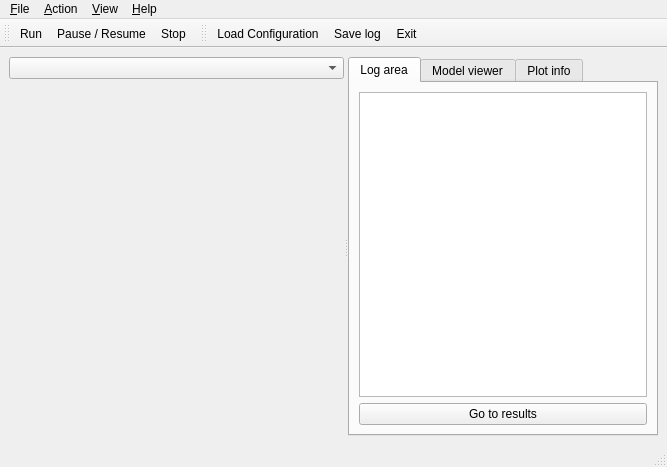
<?xml version="1.0" encoding="UTF-8"?>
<ui version="4.0">
 <class>MainWindow</class>
 <widget class="QMainWindow" name="MainWindow">
  <property name="windowModality">
   <enum>Qt::ApplicationModal</enum>
  </property>
  <property name="geometry">
   <rect>
    <x>0</x>
    <y>0</y>
    <width>667</width>
    <height>467</height>
   </rect>
  </property>
  <property name="sizePolicy">
   <sizepolicy hsizetype="Fixed" vsizetype="Fixed">
    <horstretch>1</horstretch>
    <verstretch>1</verstretch>
   </sizepolicy>
  </property>
  <property name="windowTitle">
   <string>FFSM - Forest Sector Simulator</string>
  </property>
  <property name="windowIcon">
   <iconset resource="resources.qrc">
    <normaloff>:/imgs/icon.png</normaloff>:/imgs/icon.png</iconset>
  </property>
  <property name="iconSize">
   <size>
    <width>24</width>
    <height>24</height>
   </size>
  </property>
  <widget class="QWidget" name="centralwidget">
   <property name="sizePolicy">
    <sizepolicy hsizetype="Fixed" vsizetype="Fixed">
     <horstretch>1</horstretch>
     <verstretch>1</verstretch>
    </sizepolicy>
   </property>
   <layout class="QHBoxLayout">
    <item>
     <widget class="QSplitter" name="splitter">
      <property name="orientation">
       <enum>Qt::Horizontal</enum>
      </property>
      <widget class="QWidget" name="layoutWidget">
       <layout class="QVBoxLayout">
        <item>
         <widget class="QComboBox" name="layerSelector">
          <property name="sizePolicy">
           <sizepolicy hsizetype="Preferred" vsizetype="Fixed">
            <horstretch>1</horstretch>
            <verstretch>0</verstretch>
           </sizepolicy>
          </property>
         </widget>
        </item>
        <item>
         <spacer>
          <property name="orientation">
           <enum>Qt::Vertical</enum>
          </property>
          <property name="sizeHint" stdset="0">
           <size>
            <width>200</width>
            <height>16</height>
           </size>
          </property>
         </spacer>
        </item>
        <item>
         <widget class="MapBox" name="mapBox" native="true">
          <property name="sizePolicy">
           <sizepolicy hsizetype="Expanding" vsizetype="Expanding">
            <horstretch>2</horstretch>
            <verstretch>2</verstretch>
           </sizepolicy>
          </property>
          <property name="minimumSize">
           <size>
            <width>300</width>
            <height>300</height>
           </size>
          </property>
         </widget>
        </item>
       </layout>
      </widget>
      <widget class="QTabWidget" name="tabWidget">
       <property name="currentIndex">
        <number>0</number>
       </property>
       <widget class="QWidget" name="log_area">
        <attribute name="title">
         <string>Log area</string>
        </attribute>
        <layout class="QVBoxLayout" name="verticalLayout">
         <item>
          <widget class="QTextEdit" name="logArea">
           <property name="whatsThis">
            <string>&lt;html&gt;&lt;head&gt;&lt;meta name=&quot;qrichtext&quot; content=&quot;1&quot; /&gt;&lt;style type=&quot;text/css&quot;&gt;
p, li { white-space: pre-wrap; }
&lt;/style&gt;&lt;/head&gt;&lt;body style=&quot; font-family:'Sans Serif'; font-size:9pt; font-weight:400; font-style:normal;&quot;&gt;
&lt;p style=&quot; margin-top:0px; margin-bottom:0px; margin-left:0px; margin-right:0px; -qt-block-indent:0; text-indent:0px;&quot;&gt;Run-time logs collecting area (can be saved)&lt;/p&gt;&lt;/body&gt;&lt;/html&gt;</string>
           </property>
          </widget>
         </item>
         <item>
          <widget class="QPushButton" name="viewResultsButton">
           <property name="toolTip">
            <string>&lt;html&gt;&lt;head/&gt;&lt;body&gt;&lt;p&gt;You will need a recent version of LibreOffice (or OpenOffice) installed on your system to view the results.&lt;/p&gt;&lt;p&gt;If you don't have it you can download it from &lt;a href=&quot;http://www.libreoffice.org&quot;&gt;&lt;span style=&quot; text-decoration: underline; color:#0000ff;&quot;&gt;http://www.libreoffice.org.&lt;/span&gt;&lt;/a&gt;&lt;/p&gt;&lt;p/&gt;&lt;/body&gt;&lt;/html&gt;</string>
           </property>
           <property name="locale">
            <locale language="English" country="UnitedKingdom"/>
           </property>
           <property name="text">
            <string>Go to results</string>
           </property>
          </widget>
         </item>
        </layout>
       </widget>
       <widget class="QWidget" name="model_viewer">
        <attribute name="title">
         <string>Model viewer</string>
        </attribute>
        <layout class="QHBoxLayout">
         <item>
          <widget class="QTreeWidget" name="statusView">
           <property name="whatsThis">
            <string>&lt;html&gt;&lt;head&gt;&lt;meta name=&quot;qrichtext&quot; content=&quot;1&quot; /&gt;&lt;style type=&quot;text/css&quot;&gt;
p, li { white-space: pre-wrap; }
&lt;/style&gt;&lt;/head&gt;&lt;body style=&quot; font-family:'Sans Serif'; font-size:9pt; font-weight:400; font-style:normal;&quot;&gt;
&lt;p style=&quot; margin-top:0px; margin-bottom:0px; margin-left:0px; margin-right:0px; -qt-block-indent:0; text-indent:0px;&quot;&gt;Run-time viewer of important model status variables&lt;/p&gt;&lt;/body&gt;&lt;/html&gt;</string>
           </property>
           <column>
            <property name="text">
             <string>1</string>
            </property>
           </column>
          </widget>
         </item>
        </layout>
       </widget>
       <widget class="QWidget" name="plot_info">
        <attribute name="title">
         <string>Plot info</string>
        </attribute>
        <layout class="QGridLayout">
         <item row="0" column="0">
          <widget class="QTextEdit" name="pxInfoArea">
           <property name="overwriteMode">
            <bool>false</bool>
           </property>
           <property name="textInteractionFlags">
            <set>Qt::TextSelectableByKeyboard|Qt::TextSelectableByMouse</set>
           </property>
          </widget>
         </item>
        </layout>
       </widget>
      </widget>
     </widget>
    </item>
   </layout>
  </widget>
  <widget class="QMenuBar" name="menubar">
   <property name="geometry">
    <rect>
     <x>0</x>
     <y>0</y>
     <width>667</width>
     <height>25</height>
    </rect>
   </property>
   <widget class="QMenu" name="menuView">
    <property name="title">
     <string>&amp;View</string>
    </property>
    <addaction name="actionHideDebugMsgs"/>
    <addaction name="actionFitMap"/>
   </widget>
   <widget class="QMenu" name="menuHelp">
    <property name="title">
     <string>&amp;Help</string>
    </property>
    <addaction name="actionRegMASDocumentation"/>
    <addaction name="actionAboutRegMAS"/>
   </widget>
   <widget class="QMenu" name="menuAction">
    <property name="title">
     <string>&amp;Action</string>
    </property>
    <addaction name="actionRun"/>
    <addaction name="actionPause"/>
    <addaction name="actionStop"/>
   </widget>
   <widget class="QMenu" name="menuFile">
    <property name="title">
     <string>&amp;File</string>
    </property>
    <addaction name="actionLoadConfiguration"/>
    <addaction name="actionSaveLog"/>
    <addaction name="actionSaveLogAs"/>
   </widget>
   <addaction name="menuFile"/>
   <addaction name="menuAction"/>
   <addaction name="menuView"/>
   <addaction name="menuHelp"/>
  </widget>
  <widget class="QStatusBar" name="statusbar"/>
  <widget class="QToolBar" name="modelToolBar">
   <property name="orientation">
    <enum>Qt::Horizontal</enum>
   </property>
   <attribute name="toolBarArea">
    <enum>TopToolBarArea</enum>
   </attribute>
   <attribute name="toolBarBreak">
    <bool>false</bool>
   </attribute>
   <addaction name="actionRun"/>
   <addaction name="actionPause"/>
   <addaction name="actionStop"/>
  </widget>
  <widget class="QToolBar" name="fileToolBar">
   <property name="orientation">
    <enum>Qt::Horizontal</enum>
   </property>
   <attribute name="toolBarArea">
    <enum>TopToolBarArea</enum>
   </attribute>
   <attribute name="toolBarBreak">
    <bool>false</bool>
   </attribute>
   <addaction name="actionLoadConfiguration"/>
   <addaction name="actionSaveLog"/>
   <addaction name="actionExit"/>
  </widget>
  <action name="actionLoadConfiguration">
   <property name="icon">
    <iconset resource="resources.qrc">
     <normaloff>:/imgs/open.png</normaloff>:/imgs/open.png</iconset>
   </property>
   <property name="text">
    <string>&amp;Load Configuration</string>
   </property>
  </action>
  <action name="actionSaveLog">
   <property name="icon">
    <iconset resource="resources.qrc">
     <normaloff>:/imgs/save.png</normaloff>:/imgs/save.png</iconset>
   </property>
   <property name="text">
    <string>&amp;Save log</string>
   </property>
  </action>
  <action name="actionSaveLogAs">
   <property name="icon">
    <iconset resource="resources.qrc">
     <normaloff>:/imgs/saveas.png</normaloff>:/imgs/saveas.png</iconset>
   </property>
   <property name="text">
    <string>Save log &amp;as..</string>
   </property>
  </action>
  <action name="actionRun">
   <property name="icon">
    <iconset resource="resources.qrc">
     <normaloff>:/imgs/play.png</normaloff>:/imgs/play.png</iconset>
   </property>
   <property name="text">
    <string>&amp;Run</string>
   </property>
  </action>
  <action name="actionPause">
   <property name="icon">
    <iconset resource="resources.qrc">
     <normaloff>:/imgs/pause.png</normaloff>:/imgs/pause.png</iconset>
   </property>
   <property name="text">
    <string>&amp;Pause / Resume</string>
   </property>
  </action>
  <action name="actionStop">
   <property name="icon">
    <iconset resource="resources.qrc">
     <normaloff>:/imgs/stop.png</normaloff>:/imgs/stop.png</iconset>
   </property>
   <property name="text">
    <string>&amp;Stop</string>
   </property>
  </action>
  <action name="actionAboutRegMAS">
   <property name="icon">
    <iconset resource="resources.qrc">
     <normaloff>:/imgs/info.png</normaloff>:/imgs/info.png</iconset>
   </property>
   <property name="text">
    <string>&amp;About RegMAS</string>
   </property>
  </action>
  <action name="actionExit">
   <property name="icon">
    <iconset resource="resources.qrc">
     <normaloff>:/imgs/exit.png</normaloff>:/imgs/exit.png</iconset>
   </property>
   <property name="text">
    <string>&amp;Exit</string>
   </property>
  </action>
  <action name="actionHideDebugMsgs">
   <property name="checkable">
    <bool>true</bool>
   </property>
   <property name="icon">
    <iconset resource="resources.qrc">
     <normaloff>:/imgs/clear.png</normaloff>:/imgs/clear.png</iconset>
   </property>
   <property name="text">
    <string>Hide &amp;debug messages</string>
   </property>
  </action>
  <action name="actionRegMASDocumentation">
   <property name="icon">
    <iconset resource="resources.qrc">
     <normaloff>:/imgs/help.png</normaloff>:/imgs/help.png</iconset>
   </property>
   <property name="text">
    <string>RegMAS &amp;documentation</string>
   </property>
  </action>
  <action name="actionFitMap">
   <property name="icon">
    <iconset resource="resources.qrc">
     <normaloff>:/imgs/view-refresh.png</normaloff>:/imgs/view-refresh.png</iconset>
   </property>
   <property name="text">
    <string>&amp;Fit map in Window</string>
   </property>
  </action>
  <action name="actionViewResults">
   <property name="text">
    <string>goToResults</string>
   </property>
  </action>
 </widget>
 <customwidgets>
  <customwidget>
   <class>MapBox</class>
   <extends>QWidget</extends>
   <header>MapBox.h</header>
  </customwidget>
 </customwidgets>
 <tabstops>
  <tabstop>layerSelector</tabstop>
 </tabstops>
 <resources>
  <include location="resources.qrc"/>
 </resources>
 <connections/>
</ui>
